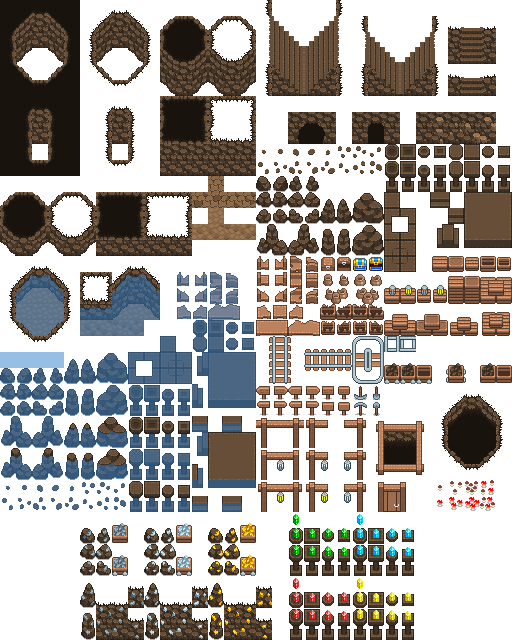
#> input picture assets/unused/farming-game-world/tilesets/FG_Abandoned_Mines.png, 512 x 640 px, found by its file name
$ python mines_sheet.py
#> lines starting #> are read from the running program, lines starting #| are printed output that depends on the picture
# The game's mines sheet (python3 tools/mines_sheet.py): ElvGames' FG_Abandoned_Mines as drawn, with four rows added under
# it (rows 40 to 43) that hold the walls the game builds its rooms from, composed from the sheet's own rectangular block
# of rock (tiles 10-12, 6-10) exactly as tools/magma_sheet.py composes the magma's (the two sheets are laid out alike):
#   cols 0-2, rows 40-43: the room frame (corner, top, corner / side, face, side / side, -, side / corner, bottom, corner)
#   col 3, rows 40-43: a mass's north-east corner, -, its south-east corner over the face, the face's end
#   cols 4-6, rows 40-43: a free block's atlas (floor strip + north rim / dark / south rim + face / face)
# The dark of a wall's top is black, as the rock between the rooms and the dark beyond what has been seen.
from PIL import Image
T = 16
src = Image.open('assets/unused/farming-game-world/tilesets/FG_Abandoned_Mines.png').convert('RGBA')
#> src is the input picture: PIL image 512x640 RGBA; mean R, G, B, A 40.5, 35.8, 31.6, 124.5
out = Image.new('RGBA', (512, 640 + 4 * T), (0, 0, 0, 0)); out.paste(src, (0, 0))
#> after `out = Image.new('RGBA', (512, 640 + 4 * T), (0, 0, 0, 0))`: out: PIL image 512x704 RGBA; every value is 0
#> after `out.paste(src, (0, 0))`:
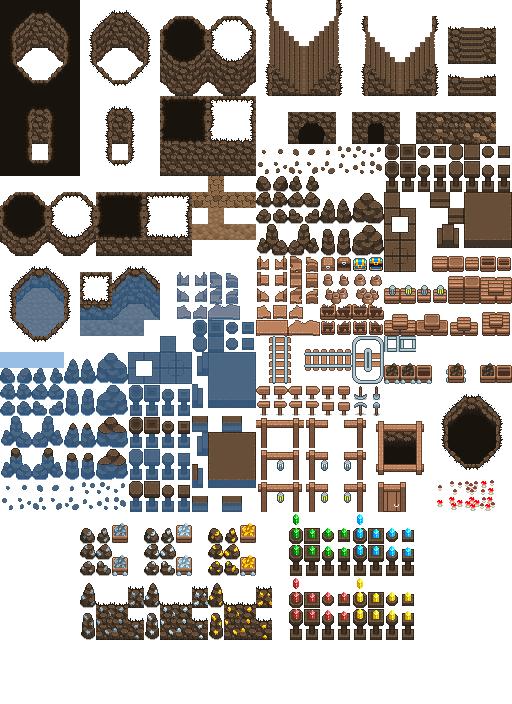
#> out: PIL image 512x704 RGBA; mean R, G, B, A 36.8, 32.5, 28.8, 113.2; transparent parts drawn white
DARK = (25, 19, 14, 255); BLACK = (0, 0, 0, 255)
def tile(tx, ty):
#> called with tx = 11, ty = 8
    t = src.crop((tx * T, ty * T, tx * T + T, ty * T + T)); p = t.load()
    for y in range(T):
        for x in range(T):
            if p[x, y] == DARK: p[x, y] = BLACK
    return t
def blank(): return Image.new('RGBA', (T, T), BLACK)
def rows(dst, s, sy, n, dy, x0=0, x1=T): dst.paste(s.crop((x0, sy, x1, sy + n)), (x0, dy))
def put(tx, ty, t): out.paste(t, (tx * T, ty * T))
N, F9, F10 = tile(11, 8), tile(11, 9), tile(11, 10)       # the block's south rim (rows 10-12 its ragged shade, 13-15 the rim), its face
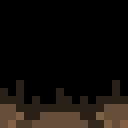
#> N: PIL image 16x16 RGBA (shown 8 times larger); mean R, G, B, A 18, 13.9, 10.1, 255
E, W, S = tile(12, 7), tile(10, 7), tile(11, 6)            # the block's east side (rim at the right), west side, north rim (rows 0-2, shade row 3)
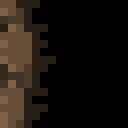
#> W: PIL image 16x16 RGBA (shown 8 times larger); mean R, G, B, A 24.8, 19.1, 13.8, 255
NE, SE = tile(12, 6), tile(12, 8)
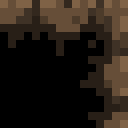
#> NE: PIL image 16x16 RGBA (shown 8 times larger); mean R, G, B, A 36.5, 28.2, 20.4, 255
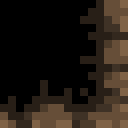
#> SE: PIL image 16x16 RGBA (shown 8 times larger); mean R, G, B, A 33.8, 26.1, 19, 255
def top(base=None, x0=0, x1=T):                            # a north wall's top: shade, rim, the face's first rows
#> called with x0 = 0, x1 = 16
    t = base or blank(); rows(t, N, 10, 6, 2, x0, x1); rows(t, F9, 8, 8, 8, x0, x1); return t
Y0 = 40
# the frame
put(1, Y0, top()); put(1, Y0 + 1, F10); put(1, Y0 + 3, S)
put(0, Y0 + 1, E); put(0, Y0 + 2, E); put(2, Y0 + 1, W); put(2, Y0 + 2, W)
def corner_top(side, mirror):                              # a room's north corner: the side wall's rim runs up beside the face to the top's rim, and no higher
    t = blank()
    if not mirror: rows(t, side, 5, 11, 5, 10, 16); rows(t, N, 10, 3, 2, 13, 16)
    else: rows(t, side, 5, 11, 5, 0, 6); rows(t, N, 10, 3, 2, 0, 3)
    return t
put(0, Y0, corner_top(E, False)); put(2, Y0, corner_top(W, True))
def corner_bot(side, mirror):                              # a room's south corner: the side wall's rim ends on the south wall's
    t = blank()
    if not mirror: rows(t, side, 0, 3, 0, 10, 16); rows(t, S, 3, 1, 3, 13, 16)
    else: rows(t, side, 0, 3, 0, 0, 6); rows(t, S, 3, 1, 3, 0, 3)
    return t
put(0, Y0 + 3, corner_bot(E, False)); put(2, Y0 + 3, corner_bot(W, True))
# a mass's corners
put(3, Y0, NE)
se = blank(); rows(se, SE, 10, 6, 2); rows(se, E, 0, 2, 0); rows(se, F9, 8, 8, 8); put(3, Y0 + 2, se)
#> in rows (call 13), `def rows(dst, s, sy, n, dy, x0=0, x1=T): dst.paste(s.crop((x0, sy, x1,..`:
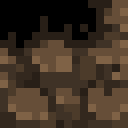
#> dst: PIL image 16x16 RGBA (shown 8 times larger); mean R, G, B, A 62.4, 48.3, 35.2, 255
put(3, Y0 + 3, F10)
# a free block's atlas
for i in range(3):
    a = Image.new('RGBA', (T, T), (0, 0, 0, 0)); rows(a, tile(10 + i, 6), 0, 8, 8); put(4 + i, Y0, a)
    put(4 + i, Y0 + 1, tile(10 + i, 7))
    b = blank(); s8 = tile(10 + i, 8); rows(b, s8, 8, 8, 0); rows(b, F9, 8, 8, 8); put(4 + i, Y0 + 2, b)
    put(4 + i, Y0 + 3, F10)
#> this loop made 3 passes
#> pass 1, in tile (call 11), `t = src.crop((tx * T, ty * T, tx * T + T, ty * T + T))`:
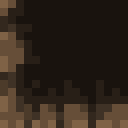
#> t: PIL image 16x16 RGBA (shown 8 times larger); mean R, G, B, A 47.1, 36.2, 26.4, 255
# every other dark top on the sheet's blocks stays as drawn (they are not built with)
out.save('crawler/assets/mines.png'); print('crawler/assets/mines.png', out.size)
#| crawler/assets/mines.png (512, 704)
